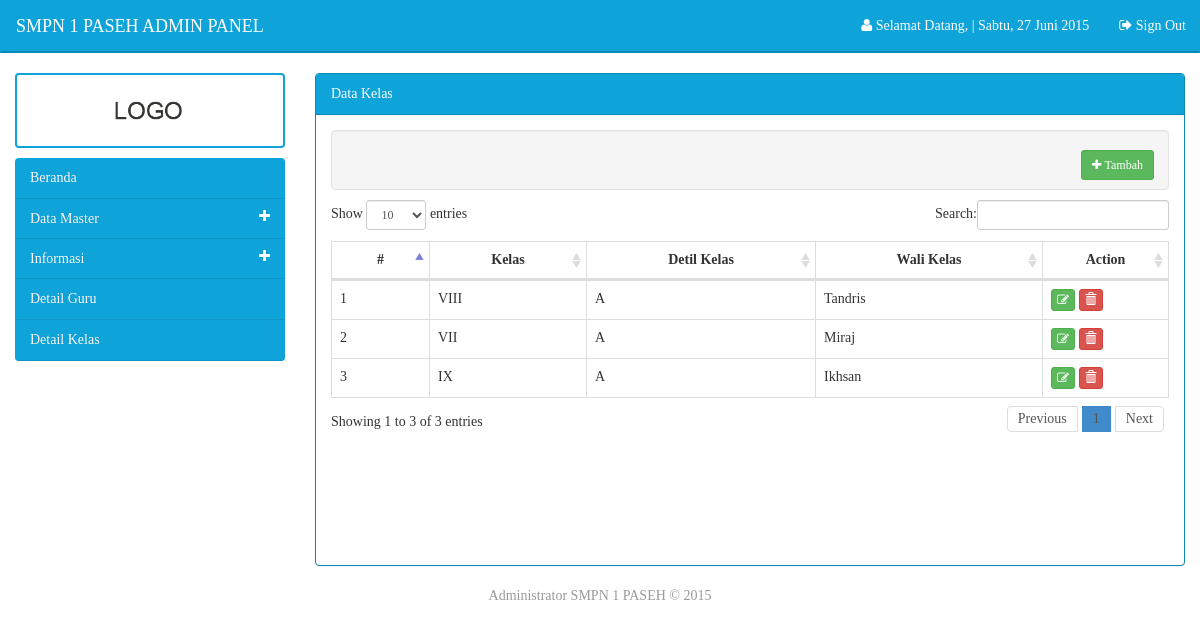
The app's page /admin/main.php?modul=kelas (signed in) with its own data.
### tables this page shows
CREATE TABLE IF NOT EXISTS `tbl_data_kelas` (
`id` int(11) NOT NULL,
  `kelas` varchar(10) NOT NULL,
  `detil_kelas` varchar(1) NOT NULL,
  `nip` int(20) NOT NULL,
  `id_penambah` int(11) NOT NULL
);

CREATE TABLE IF NOT EXISTS `tbl_data_guru` (
  `nip` int(20) NOT NULL,
  `password` varchar(100) NOT NULL,
  `nama` varchar(100) NOT NULL,
  `foto` varchar(150) NOT NULL,
  `alamat` varchar(100) NOT NULL,
  `tempat_lahir` varchar(20) NOT NULL,
  `tanggal_lahir` date NOT NULL,
  `jk` enum('l','p') NOT NULL,
  `telepon` varchar(12) NOT NULL,
  `email` varchar(35) NOT NULL,
  `mapel` int(11) DEFAULT NULL,
  `status` enum('aktif','tidak') NOT NULL DEFAULT 'aktif',
  `id_penambah` int(11) NOT NULL
);

### admin/modul/mod_kelas/kelas.php (the view, shortened to what this page needs)
<?php
	if(isset($_SESSION['login'])){
?>
<div class="well form-horizontal form-inline margin-bawah">
	<div class="form-group col-lg-6">
	</div>
	<div class="form-group pull-right">
		<a href='?modul=kelas_tambah' class='btn btn-success btn-sm margin-right'>
			<i class='fa fa-plus'></i>&nbsp;Tambah
		</a>
	</div>
</div>
<table class="table table-hover table-bordered" id="dataTabel">
    <thead>
      <tr>
        <th>#</th>
        <th>Kelas</th>
        <th>Detil Kelas</th>
        <th>Wali Kelas</th>
        <th width="15%">Action</th>
      </tr>
    </thead>
    <tbody>
    	<?php
    	$i=1;
	    $select = mysql_query("SELECT k.id, k.kelas, k.detil_kelas, g.nama FROM tbl_data_kelas k JOIN tbl_data_guru g ON k.nip = g.nip");
	    while ($data = mysql_fetch_array($select)) {
		    ?>
			<tr>
				<td><?php echo $i; ?></td>
				<td><?php echo strtoupper($data['kelas']); ?></td>
				<td><?php echo strtoupper($data['detil_kelas']); ?></td>
				<td><?php echo $data['nama']; ?></td>
				<td class="ha">
				<a href="?modul=kelas_ubah&amp;id=<?php echo $data['id']; ?>" class='btn btn-success btn-xs' title='Edit Data'>
	            	<i class='fa fa-edit'></i>
	            </a>
	          	<a href='modul/mod_kelas/act.php?act=hapus&amp;id=<?php echo $data['id']; ?>' class='btn btn-danger btn-xs' title='Delete Data' onClick="return confirm('Anda yakin ingin menghapus data ini ?')">
	   				<span class='glyphicon glyphicon-trash'></span>
	   			</a>
				</td>
			</tr>
			<?php
			$i++;
		}
		?>
	</tbody>
</table>
<?php
}
else
{
	echo "<div class='dialog'>
		    <h1 class='forbidden'>Access forbidden.</h1>
		    <h4>Harap Login Terlebih Dahulu <a href='../../index.php'> Login </a></h4>
		  </div>";
}

### assets/css/edited.css (style rules this page uses)
.margin-right { margin-right: 10px; }
th { text-align: center; }
.margin-bawah { margin-bottom: 10px; }

### records on screen
tbl_data_kelas: kelas "VIII", detil_kelas "A", nip.nama "Tandris"
tbl_data_kelas: kelas "VII", detil_kelas "A", nip.nama "Miraj"
tbl_data_kelas: kelas "IX", detil_kelas "A", nip.nama "Ikhsan"

### other values on screen
get_date() "Sabtu, 27 Juni 2015"
